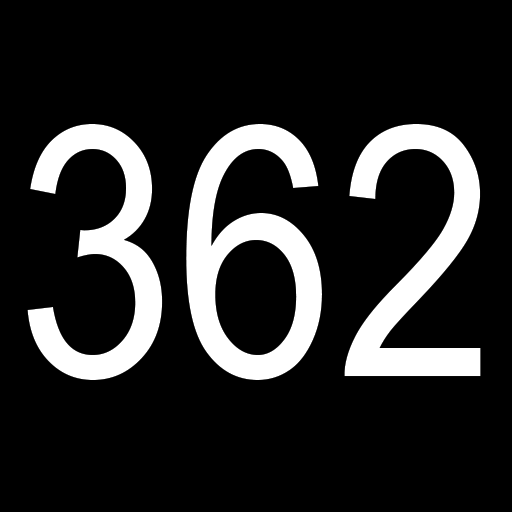
%> input picture 362 Projects/(Old Material) 2023S-PS Materials-20240330/PS7/img1.png, 512 x 512 px
$ octave ps5_6.m   (GNU Octave 9; MATLAB toolbox functions it lacks are replaced by stand-ins)
%> lines starting %> are read from the running program, lines starting %| are printed output that depends on the picture
img = imread("img1.png");
%> img is the input picture: size 512x512x3 uint8; min 0, max 255, mean 40.5
img = imread("otter.jpg");
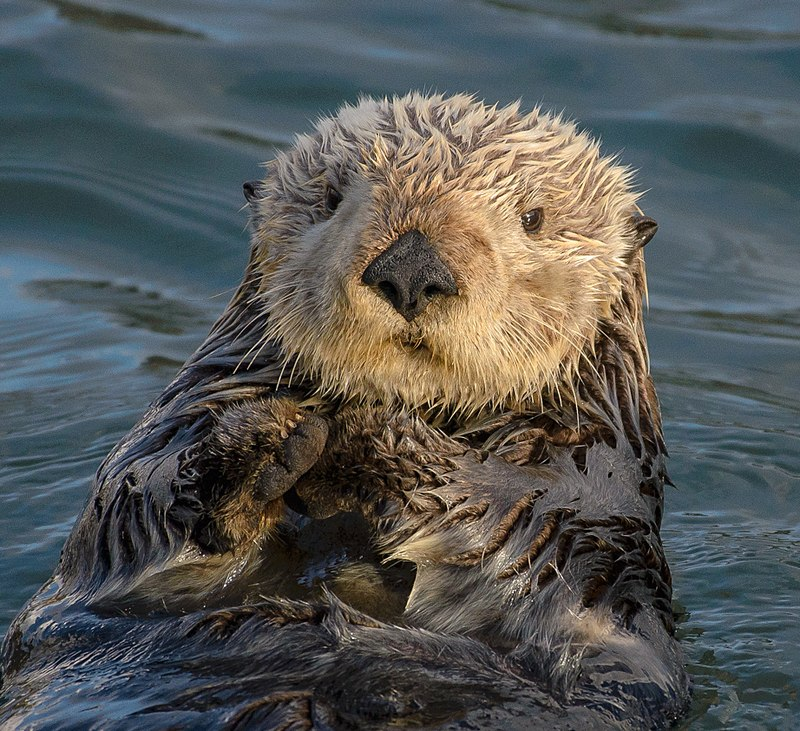
%> input picture 362 Projects/(Old Material) 2023S-PS Materials-20240330/PS7/otter.jpg, 800 x 731 px
%> img is the input picture: size 731x800x3 uint8; mean R, G, B 85.4, 87.6, 85.8
img = rgb2gray(img);
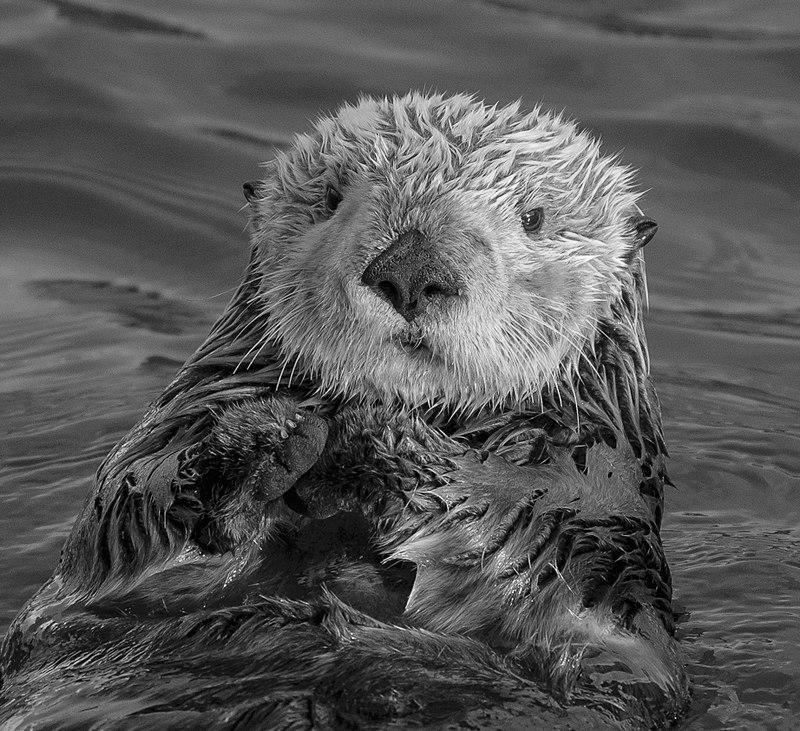
%> img: size 731x800 uint8; min 0, max 254, mean 86.7

%> (the run ends here)
